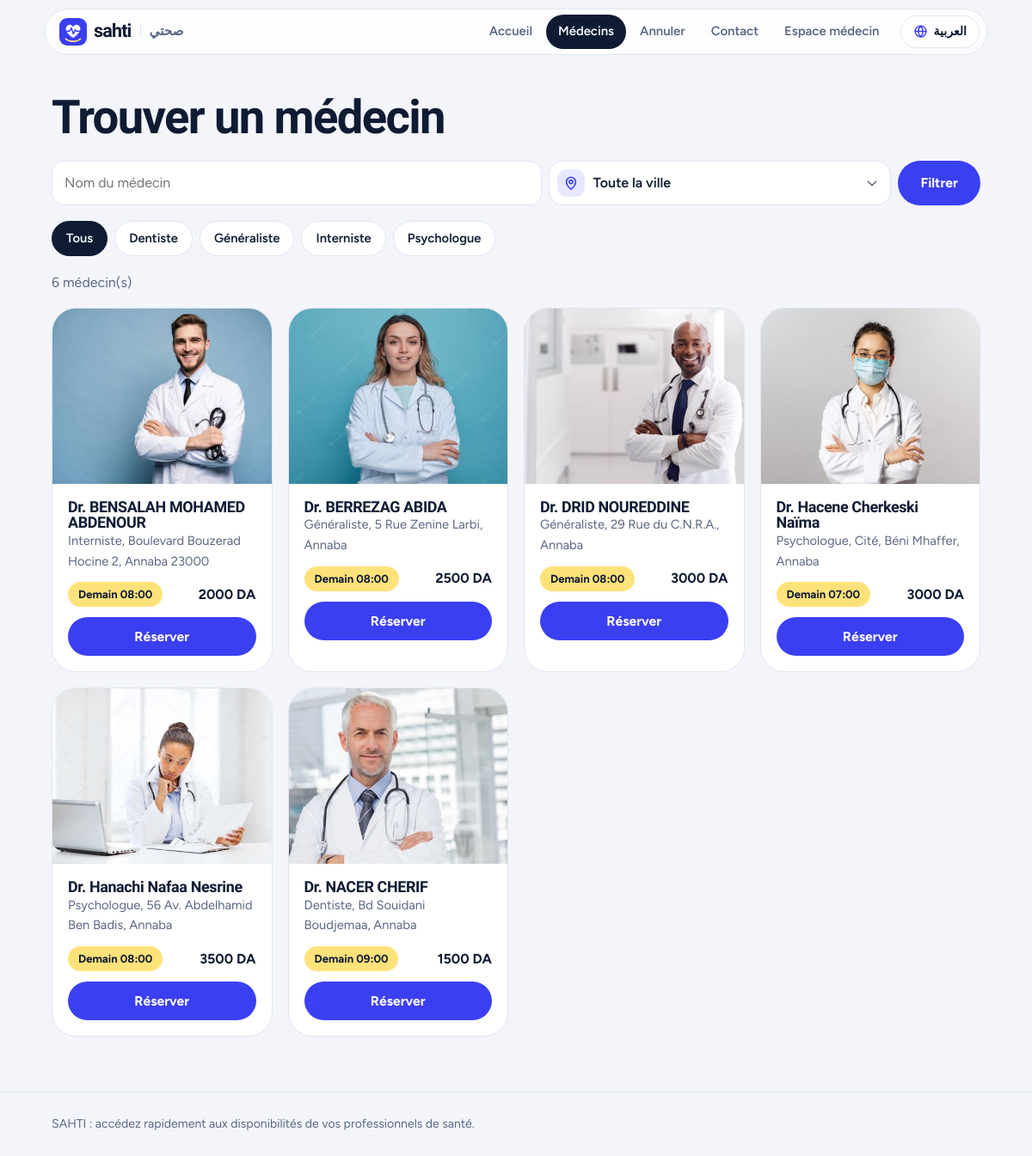
The app's page /doctors.php with its own data.
### tables this page shows
CREATE TABLE clinics (
  id INT UNSIGNED AUTO_INCREMENT PRIMARY KEY,
  doctor_id INT UNSIGNED NOT NULL,
  name VARCHAR(200) NOT NULL,
  address VARCHAR(200) NOT NULL,
  city VARCHAR(60) NOT NULL DEFAULT 'Annaba',
  phone VARCHAR(20) NOT NULL,
  open_time TIME NOT NULL,
  close_time TIME NOT NULL,
  INDEX (address),
  FOREIGN KEY (doctor_id) REFERENCES doctors(id) ON DELETE CASCADE
);

CREATE TABLE doctors (
  id INT UNSIGNED AUTO_INCREMENT PRIMARY KEY,
  name VARCHAR(80) NOT NULL,
  image VARCHAR(50) NOT NULL,
  speciality VARCHAR(60) NOT NULL,
  fees_da INT UNSIGNED NOT NULL,
  INDEX (speciality), INDEX (name)
);

### lib.php (the view, shortened to what this page needs)
<?php
function lang(): string {
    static $l;
    if ($l === null) {
        $l = (($_GET['lang'] ?? $_COOKIE['lang'] ?? 'fr') === 'ar') ? 'ar' : 'fr';
    }
    return $l;
}
function t(string $fr): string {
    static $d;
    if (lang() === 'fr') return $fr;
    $d ??= require __DIR__ . '/lang/ar.php';
    return $d[$fr] ?? $fr;
}
function n_doctors(int $n): string {
    if (lang() !== 'ar') return $n . ' médecin(s)';
    return match (true) { $n === 1 => 'طبيب واحد', $n === 2 => 'طبيبان', $n <= 10 => $n . ' أطباء', default => $n . ' طبيبًا' };
}
function asset(string $p): string { $f = __DIR__ . '/' . $p; return $p . (is_file($f) ? '?v=' . filemtime($f) : ''); }
function lang_switch(): string {
    $to = lang() === 'ar' ? 'fr' : 'ar';
    $q = $_GET; $q['lang'] = $to;
    $href = (string)strtok((string)($_SERVER['REQUEST_URI'] ?? ''), '?') . '?' . http_build_query($q);
    return '<a class="lang" href="' . e($href) . '" hreflang="' . $to . '" lang="' . $to . '" title="' . ($to === 'ar' ? 'العربية' : 'Français') . '">'
         . '<svg viewBox="0 0 20 20" fill="none" stroke="currentColor" stroke-width="1.7" stroke-linecap="round" aria-hidden="true"><circle cx="10" cy="10" r="7.5"/><path d="M2.5 10h15M10 2.5c2.2 2.2 3.2 4.7 3.2 7.5S12.2 15.3 10 17.5M10 2.5C7.8 4.7 6.8 7.2 6.8 10s1 5.3 3.2 7.5"/></svg>'
         . '<span>' . ($to === 'ar' ? 'العربية' : 'Français') . '</span></a>';
}
function db(): PDO {
    static $pdo;
    return $pdo ??= new PDO(
        'mysql:host=' . (getenv('DB_HOST') ?: 'localhost') . ';dbname=' . (getenv('DB_NAME') ?: 'sahti') . ';charset=utf8mb4',
        getenv('DB_USER') ?: 'root', getenv('DB_PASS') ?: '',
        [PDO::ATTR_ERRMODE => PDO::ERRMODE_EXCEPTION, PDO::ATTR_DEFAULT_FETCH_MODE => PDO::FETCH_ASSOC, PDO::ATTR_EMULATE_PREPARES => false]
    );
}
function e(mixed $v): string { return htmlspecialchars((string)$v, ENT_QUOTES | ENT_SUBSTITUTE, 'UTF-8'); }
function user(): ?array { return $_SESSION['user'] ?? null; }
function slots(array $d): array {
    $r = [];
    for ($t = strtotime($d['open_time']); $t < strtotime($d['close_time']); $t += 1800) $r[] = date('H:i:00', $t);
    return $r;
}
function next_slot(array $d): string {
    static $taken;
    if ($taken === null) {
        $taken = [];
        foreach (db()->query("SELECT doctor_id,appt_date,appt_time FROM appointments WHERE status='booked' AND appt_date>CURDATE()") as $r)
            $taken[$r['doctor_id']][$r['appt_date']][$r['appt_time']] = 1;
    }
    for ($i = 1; $i <= 14; $i++) {
        $dt = date('Y-m-d', strtotime("+$i day"));
        foreach (slots($d) as $s)
            if (empty($taken[$d['id']][$dt][$s])) return ($i === 1 ? t('Demain') : fr($dt, 'd') . ' ' . fr($dt, 'n')) . ' ' . substr($s, 0, 5);
    }
    return t('Complet');
}
function doctor_card(array $d): void { ?>
<article class="dc"><a class="ph" href="book.php?doctor=<?= $d['id'] ?>"><img loading="lazy" src="assets/img/doctors/<?= e($d['image']) ?>" alt=""></a>
  <div class="bd"><div><h3><?= e($d['name']) ?></h3><p class="sp"><?= e(t($d['speciality'])) ?>, <?= e(t($d['address'])) ?></p></div>
  <div class="meta"><span class="nx"><?= e(next_slot($d)) ?></span><b><?= (int)$d['fees_da'] ?> <?= e(t('DA')) ?></b></div>
  <a class="btn" href="book.php?doctor=<?= $d['id'] ?>"><?= e(t('Réserver')) ?></a></div></article>
<?php }
function head(string $title, string $active = ''): void {
    $nav = ['index.php' => 'Accueil', 'doctors.php' => 'Médecins', 'cancel.php' => 'Annuler', 'contact.php' => 'Contact'];
    $nav += user() ? ['dashboard.php' => 'Tableau de bord'] : ['login.php' => 'Espace médecin'];
    $ar = lang() === 'ar';
    echo '<!doctype html><html lang="' . lang() . '" dir="' . ($ar ? 'rtl' : 'ltr') . '"><head><meta charset="utf-8"><meta name="viewport" content="width=device-width,initial-scale=1,viewport-fit=cover">'
       . '<title>' . e(t($title)) . ' | SAHTI</title><meta name="theme-color" content="#3B3FF2">'
       . '<link rel="icon" type="image/svg+xml" href="' . asset('assets/img/logo-mark.svg') . '">'
       . '<link rel="icon" type="image/png" sizes="32x32" href="' . asset('assets/img/favicon-32.png') . '">'
       . '<link rel="apple-touch-icon" href="' . asset('assets/img/apple-touch-icon.png') . '">'
       . '<link rel="stylesheet" href="https://fonts.googleapis.com/css2?family=Bricolage+Grotesque:opsz,wght@12..96,500..800&family=Figtree:wght@400..700&family=Readex+Pro:wght@400..700&display=swap">'
       . '<link rel="stylesheet" href="' . asset('assets/style.css') . '"><script src="' . asset('assets/select.js') . '" defer></script></head><body>'
       . '<div class="nav"><div class="pill"><a class="brand" href="index.php" aria-label="SAHTI">'
       . '<svg viewBox="0 0 64 64" aria-hidden="true"><rect width="64" height="64" rx="18" class="lg-bg"/><g transform="translate(32 31) scale(1.2) translate(-32 -31)"><path class="lg-heart" d="M32 43.5C17 33.5 15.5 24.5 20.5 20c4.5-3.8 9.5-1.5 11.5 2.5 2-4 7-6.3 11.5-2.5 5 4.5 3.5 13.5-11.5 23.5Z"/><path class="lg-pulse" d="M17 30.5h8.5l3-6 4 11.5 3.5-8 2 2.5H47"/></g><path class="lg-cup" d="M15 48.5c7 7.5 27 7.5 34 0"/></svg>'
       . '<span>sahti</span><small lang="ar" dir="rtl">صحتي</small></a><nav class="links">';
    foreach ($nav as $href => $label) echo '<a href="' . $href . '"' . ($href === $active ? ' class="on"' : '') . '>' . e(t($label)) . '</a>';
    echo '</nav>', lang_switch(), '</div></div><main class="w">';
}
function foot(): void {
    echo '</main><footer><div class="w">' . e(t('SAHTI : accédez rapidement aux disponibilités de vos professionnels de santé.')) . '</div></footer></body></html>';
}

### doctors.php (shortened to what this page needs)
<?php require __DIR__ . '/lib.php';
$q = trim($_GET['q'] ?? ''); $s = trim($_GET['spec'] ?? ''); $a = trim($_GET['area'] ?? '');
$where = []; $args = [];
$st = db()->prepare(DOC_SQL . ($where ? ' WHERE ' . implode(' AND ', $where) : '') . ' ORDER BY d.name');
$st->execute($args); $rows = $st->fetchAll();
$specs = db()->query('SELECT DISTINCT speciality FROM doctors ORDER BY 1')->fetchAll(PDO::FETCH_COLUMN);
$url = fn(string $spec) => 'doctors.php?' . http_build_query(array_filter(['q' => $q, 'area' => $a, 'spec' => $spec]));
head('Médecins', 'doctors.php'); ?>
<div class="page"><h1 style="font-size:clamp(2rem,5vw,3.4rem)"><?= e(t('Trouver un médecin')) ?></h1>
<form class="fl" method="get"><input name="q" value="<?= e($q) ?>" placeholder="<?= e(t('Nom du médecin')) ?>" aria-label="<?= e(t('Nom')) ?>">
  <input type="hidden" name="spec" value="<?= e($s) ?>"><button class="btn"><?= e(t('Filtrer')) ?></button></form>
<div class="chips"><a class="chip<?= $s === '' ? ' on' : '' ?>" href="<?= e($url('')) ?>"><?= e(t('Tous')) ?></a>
<?php foreach ($specs as $x): ?><a class="chip<?= $x === $s ? ' on' : '' ?>" href="<?= e($url($x)) ?>"><?= e(t($x)) ?></a><?php endforeach ?></div>
<p class="muted"><?= e(n_doctors(count($rows))) ?></p>
<div class="grid"><?php foreach ($rows as $d) doctor_card($d);
if (!$rows) echo '<div class="note err">', e(t('Aucun médecin ne correspond. Essayez un autre nom ou retirez un filtre.')), '</div>'; ?></div></div>
<?php foot();

### assets/style.css (style rules this page uses)
:root { --bg:#F3F5FB;--surf:#fff;--ink:#0E1B33;--mut:#5A6783;--line:#E0E5F0;--pri:#3B3FF2;--onpri:#fff;--mint:#CFF5E7;--mintink:#0B5B45;--sun:#FFE27A;--err:#D92D4B;--errbg:#FFE8EC; --hd:"Bricolage Grotesque","Avenir Next",system-ui,sans-serif;--tx:Figtree,system-ui,-apple-system,"Segoe UI",sans-serif;color-scheme:light dark;box-sizing:border-box;padding-top:env(safe-area-inset-top,0px);padding-bottom:env(safe-area-inset-bottom,0px) }
html { scroll-padding-top:env(safe-area-inset-top,0px) }
* { box-sizing:border-box }
body { margin:0;background:var(--bg);color:var(--ink);font:400 1rem/1.6 var(--tx) }
a { color:inherit }
.w { max-width:1120px;margin:0 auto;padding:0 20px }
.nav { position:sticky;top:calc(env(safe-area-inset-top,0px) + 10px);z-index:9;margin:10px auto 0;max-width:1120px;padding:0 12px }
.pill { display:flex;align-items:center;justify-content:space-between;gap:10px;background:color-mix(in srgb,var(--surf) 82%,transparent);backdrop-filter:blur(14px);border:1px solid var(--line);border-radius:99px;padding:6px 8px 6px 16px }
.brand { font:700 1.35rem var(--hd);letter-spacing:-.04em;text-decoration:none;display:flex;align-items:center;gap:8px }
.brand svg { width:32px;height:32px;flex:none }
.brand span { padding-bottom:2px }
.links { display:flex;gap:2px;overflow-x:auto }
.links a { padding:8px 14px;border-radius:99px;text-decoration:none;font-weight:600;font-size:.93rem;color:var(--mut);white-space:nowrap }
.links a.on { background:var(--ink);color:var(--bg) }
h1,h2,h3 { font-family:var(--hd);letter-spacing:-.03em;line-height:1.05;margin:0 }
h1 { font-size:clamp(2.5rem,7.2vw,5rem);font-weight:750 }
.grid { display:grid;grid-template-columns:repeat(auto-fill,minmax(250px,1fr));gap:18px }
.dc { background:var(--surf);border:1px solid var(--line);border-radius:28px;overflow:hidden;display:flex;flex-direction:column }
.dc .ph { display:block;aspect-ratio:4/3.2;overflow:hidden }
.dc img { width:100%;height:100%;object-fit:cover;transition:scale .5s }
.dc .bd { padding:18px;display:grid;gap:12px;flex:1;align-content:start }
.dc h3 { font-size:1.12rem;letter-spacing:-.02em }
.sp { margin:0;color:var(--mut);font-size:.92rem }
.meta { display:flex;justify-content:space-between;align-items:center;gap:8px }
.nx { background:var(--sun);color:#0E1B33;font-weight:700;font-size:.82rem;padding:4px 12px;border-radius:99px }
.btn { display:inline-flex;align-items:center;justify-content:center;white-space:nowrap;line-height:1.2;font:700 .98rem var(--tx);background:var(--pri);color:var(--onpri);border:0;border-radius:99px;padding:13px 22px;cursor:pointer;text-decoration:none;transition:filter .2s,transform .1s }
input,select,textarea { width:100%;font:inherit;color:inherit;background:var(--surf);border:1.5px solid var(--line);border-radius:14px;padding:12px 14px }
.chips { display:flex;gap:8px;flex-wrap:wrap;margin:18px 0 }
.chip { padding:8px 16px;border-radius:99px;border:1.5px solid var(--line);background:var(--surf);text-decoration:none;font-weight:600;font-size:.92rem }
.chip.on { background:var(--ink);color:var(--bg);border-color:var(--ink) }
.fl { display:grid;grid-template-columns:2fr 1.4fr auto;gap:8px;margin-top:22px }
.page { padding:44px 0 64px }
.muted { color:var(--mut) }
footer { border-top:1px solid var(--line);padding:26px 0;color:var(--mut);font-size:.88rem }
.brand small { font:600 .95rem/1 "Readex Pro",var(--tx);color:var(--mut);letter-spacing:0;padding-left:10px;margin-left:2px;border-left:1.5px solid var(--line) }
.links { min-width:0;margin-inline-start:auto }
.lang { display:inline-flex;align-items:center;gap:7px;flex:none;padding:7px 14px;border-radius:99px;border:1.5px solid var(--line);background:var(--surf);color:var(--ink);text-decoration:none;font-weight:700;font-size:.88rem;white-space:nowrap;transition:border-color .15s,background .15s }
.lang svg { width:17px;height:17px;color:var(--pri) }
[lang="ar"] * { letter-spacing:0!important }
.sf .btn,.fl .btn { align-self:stretch;min-height:48px;padding-inline:26px }

### records on screen
clinics: doctor.image (picture), doctor.name "Dr. BENSALAH MOHAMED ABDENOUR", doctor.speciality "Interniste", address "Boulevard Bouzerad Hocine 2, Annaba 23000", d "Demain 08:00", doctor.fees_da "2000"
clinics: doctor.image (picture), doctor.name "Dr. BERREZAG ABIDA", doctor.speciality "Généraliste", address "5 Rue Zenine Larbi, Annaba", d "Demain 08:00", doctor.fees_da "2500"
clinics: doctor.image (picture), doctor.name "Dr. DRID NOUREDDINE", doctor.speciality "Généraliste", address "29 Rue du C.N.R.A., Annaba", d "Demain 08:00", doctor.fees_da "3000"
clinics: doctor.image (picture), doctor.name "Dr. Hacene Cherkeski Naïma", doctor.speciality "Psychologue", address "Cité, Béni Mhaffer, Annaba", d "Demain 07:00", doctor.fees_da "3000"
clinics: doctor.image (picture), doctor.name "Dr. Hanachi Nafaa Nesrine", doctor.speciality "Psychologue", address "56 Av. Abdelhamid Ben Badis, Annaba", d "Demain 08:00", doctor.fees_da "3500"
clinics: doctor.image (picture), doctor.name "Dr. NACER CHERIF", doctor.speciality "Dentiste", address "Bd Souidani Boudjemaa, Annaba", d "Demain 09:00", doctor.fees_da "1500"

### other values on screen
t($label) "Accueil"
t($label) "Médecins"
t($label) "Annuler"
t($label) "Contact"
t($label) "Espace médecin"
t('Trouver un médecin') "Trouver un médecin"
t('Filtrer') "Filtrer"
t('Tous') "Tous"
t($x) "Dentiste"
t($x) "Généraliste"
t($x) "Interniste"
t($x) "Psychologue"
n_doctors(count($rows)) "6 médecin(s)"
